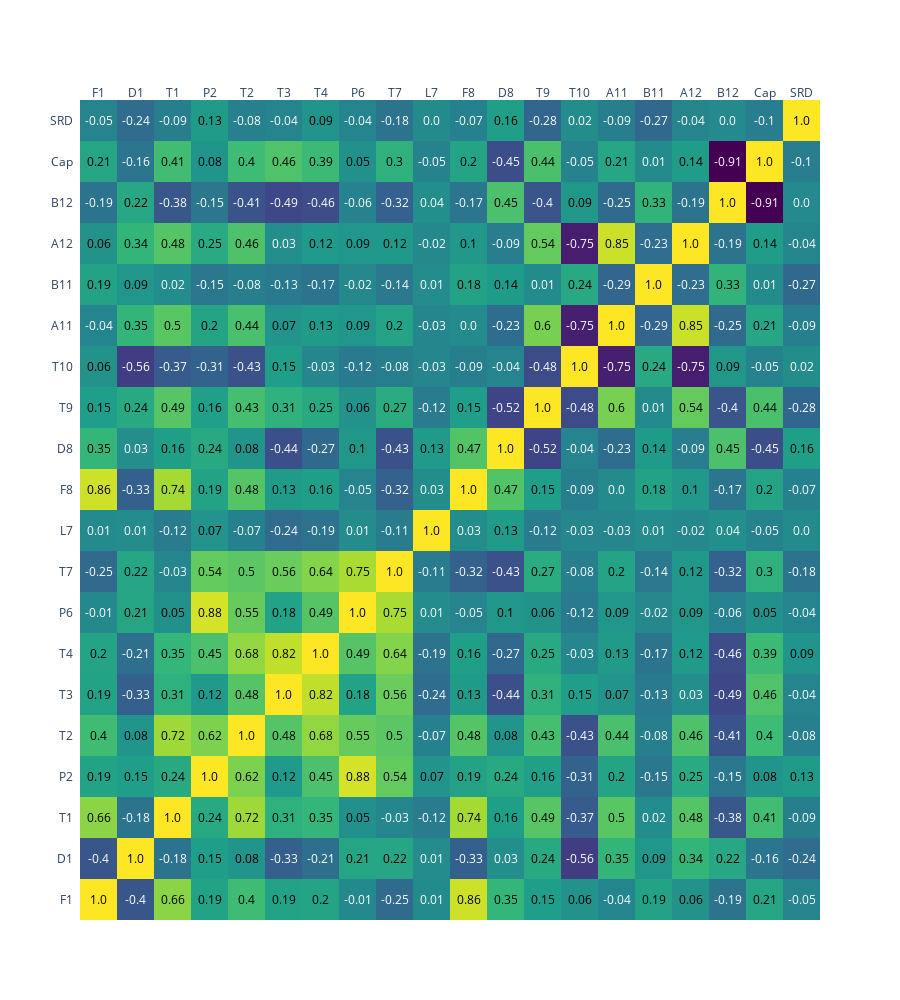

Notebook code for this chart:
### Code cell
pearson = df.drop(['Time', 'Status'], axis=1).corr(method="pearson")
visualize.make_heatmap(pearson)
